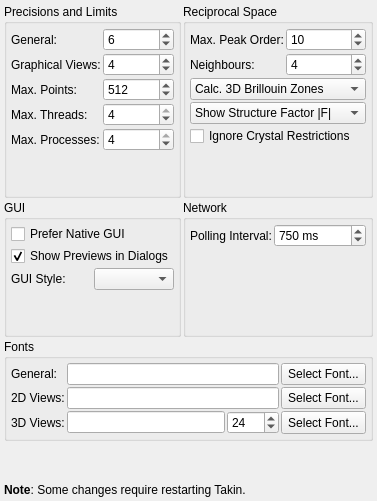
     <widget class="QWidget" name="tab">
      <attribute name="title">
       <string>General</string>
      </attribute>
      <layout class="QGridLayout" name="gridLayout_4">
       <property name="margin">
        <number>4</number>
       </property>
       <property name="spacing">
        <number>2</number>
       </property>
       <item row="0" column="0">
        <widget class="QGroupBox" name="groupBox_6">
         <property name="title">
          <string>Precisions and Limits</string>
         </property>
         <layout class="QGridLayout" name="gridLayout_5">
          <property name="margin">
           <number>4</number>
          </property>
          <property name="spacing">
           <number>2</number>
          </property>
          <item row="1" column="0">
           <widget class="QLabel" name="label_20">
            <property name="sizePolicy">
             <sizepolicy hsizetype="Fixed" vsizetype="Preferred">
              <horstretch>0</horstretch>
              <verstretch>0</verstretch>
             </sizepolicy>
            </property>
            <property name="text">
             <string>Graphical Views:</string>
            </property>
           </widget>
          </item>
          <item row="0" column="1">
           <widget class="QSpinBox" name="spinPrecGen">
            <property name="toolTip">
             <string>General number precision.</string>
            </property>
            <property name="minimum">
             <number>1</number>
            </property>
            <property name="maximum">
             <number>16</number>
            </property>
            <property name="value">
             <number>6</number>
            </property>
           </widget>
          </item>
          <item row="2" column="0">
           <widget class="QLabel" name="label_17">
            <property name="sizePolicy">
             <sizepolicy hsizetype="Fixed" vsizetype="Preferred">
              <horstretch>0</horstretch>
              <verstretch>0</verstretch>
             </sizepolicy>
            </property>
            <property name="text">
             <string>Max. Points:</string>
            </property>
           </widget>
          </item>
          <item row="2" column="1">
           <widget class="QSpinBox" name="spinPtsGfx">
            <property name="toolTip">
             <string>Number of points to draw in graphs.</string>
            </property>
            <property name="maximum">
             <number>99999</number>
            </property>
            <property name="value">
             <number>512</number>
            </property>
           </widget>
          </item>
          <item row="5" column="0" colspan="2">
           <spacer name="verticalSpacer_3">
            <property name="orientation">
             <enum>Qt::Vertical</enum>
            </property>
            <property name="sizeHint" stdset="0">
             <size>
              <width>20</width>
              <height>40</height>
             </size>
            </property>
           </spacer>
          </item>
          <item row="1" column="1">
           <widget class="QSpinBox" name="spinPrecGfx">
            <property name="toolTip">
             <string>Number precision in graphs.</string>
            </property>
            <property name="minimum">
             <number>1</number>
            </property>
            <property name="maximum">
             <number>16</number>
            </property>
            <property name="value">
             <number>4</number>
            </property>
           </widget>
          </item>
          <item row="0" column="0">
           <widget class="QLabel" name="label_19">
            <property name="sizePolicy">
             <sizepolicy hsizetype="Fixed" vsizetype="Preferred">
              <horstretch>0</horstretch>
              <verstretch>0</verstretch>
             </sizepolicy>
            </property>
            <property name="text">
             <string>General:</string>
            </property>
           </widget>
          </item>
          <item row="3" column="0">
           <widget class="QLabel" name="label_threads">
            <property name="sizePolicy">
             <sizepolicy hsizetype="Fixed" vsizetype="Preferred">
              <horstretch>0</horstretch>
              <verstretch>0</verstretch>
             </sizepolicy>
            </property>
            <property name="text">
             <string>Max. Threads:</string>
            </property>
           </widget>
          </item>
          <item row="4" column="0">
           <widget class="QLabel" name="label_procs">
            <property name="sizePolicy">
             <sizepolicy hsizetype="Fixed" vsizetype="Preferred">
              <horstretch>0</horstretch>
              <verstretch>0</verstretch>
             </sizepolicy>
            </property>
            <property name="text">
             <string>Max. Processes:</string>
            </property>
           </widget>
          </item>
          <item row="3" column="1">
           <widget class="QSpinBox" name="spinThreads">
            <property name="toolTip">
             <string>Maximum number of concurrently executed threads.</string>
            </property>
            <property name="minimum">
             <number>1</number>
            </property>
            <property name="maximum">
             <number>4</number>
            </property>
            <property name="value">
             <number>4</number>
            </property>
           </widget>
          </item>
          <item row="4" column="1">
           <widget class="QSpinBox" name="spinProcesses">
            <property name="toolTip">
             <string>Maximum number of concurrently executed child processes.</string>
            </property>
            <property name="minimum">
             <number>1</number>
            </property>
            <property name="maximum">
             <number>4</number>
            </property>
            <property name="value">
             <number>4</number>
            </property>
           </widget>
          </item>
         </layout>
        </widget>
       </item>
       <item row="3" column="0" colspan="2">
        <widget class="QGroupBox" name="groupBox_8">
         <property name="title">
          <string>Fonts</string>
         </property>
         <layout class="QGridLayout" name="gridLayout_8">
          <property name="margin">
           <number>4</number>
          </property>
          <property name="spacing">
           <number>2</number>
          </property>
          <item row="0" column="0">
           <widget class="QLabel" name="label_23">
            <property name="sizePolicy">
             <sizepolicy hsizetype="Fixed" vsizetype="Preferred">
              <horstretch>0</horstretch>
              <verstretch>0</verstretch>
             </sizepolicy>
            </property>
            <property name="text">
             <string>General:</string>
            </property>
           </widget>
          </item>
          <item row="0" column="1" colspan="2">
           <widget class="QLineEdit" name="editGenFont">
            <property name="sizePolicy">
             <sizepolicy hsizetype="Expanding" vsizetype="Fixed">
              <horstretch>1</horstretch>
              <verstretch>0</verstretch>
             </sizepolicy>
            </property>
            <property name="toolTip">
             <string>Font.</string>
            </property>
            <property name="text">
             <string/>
            </property>
            <property name="readOnly">
             <bool>true</bool>
            </property>
           </widget>
          </item>
          <item row="0" column="3">
           <widget class="QToolButton" name="btnGenFont">
            <property name="sizePolicy">
             <sizepolicy hsizetype="Fixed" vsizetype="Preferred">
              <horstretch>0</horstretch>
              <verstretch>0</verstretch>
             </sizepolicy>
            </property>
            <property name="text">
             <string>Select Font...</string>
            </property>
           </widget>
          </item>
          <item row="1" column="0">
           <widget class="QLabel" name="label_22">
            <property name="sizePolicy">
             <sizepolicy hsizetype="Fixed" vsizetype="Preferred">
              <horstretch>0</horstretch>
              <verstretch>0</verstretch>
             </sizepolicy>
            </property>
            <property name="text">
             <string>2D Views:</string>
            </property>
           </widget>
          </item>
          <item row="1" column="1" colspan="2">
           <widget class="QLineEdit" name="editGfxFont">
            <property name="sizePolicy">
             <sizepolicy hsizetype="Expanding" vsizetype="Fixed">
              <horstretch>1</horstretch>
              <verstretch>0</verstretch>
             </sizepolicy>
            </property>
            <property name="toolTip">
             <string>Font.</string>
            </property>
            <property name="text">
             <string/>
            </property>
            <property name="readOnly">
             <bool>true</bool>
            </property>
           </widget>
          </item>
          <item row="1" column="3">
           <widget class="QToolButton" name="btnGfxFont">
            <property name="sizePolicy">
             <sizepolicy hsizetype="Fixed" vsizetype="Preferred">
              <horstretch>0</horstretch>
              <verstretch>0</verstretch>
             </sizepolicy>
            </property>
            <property name="text">
             <string>Select Font...</string>
            </property>
           </widget>
          </item>
          <item row="2" column="0">
           <widget class="QLabel" name="label_18">
            <property name="sizePolicy">
             <sizepolicy hsizetype="Fixed" vsizetype="Preferred">
              <horstretch>0</horstretch>
              <verstretch>0</verstretch>
             </sizepolicy>
            </property>
            <property name="text">
             <string>3D Views:</string>
            </property>
           </widget>
          </item>
          <item row="2" column="1">
           <widget class="QLineEdit" name="editGLFont">
            <property name="sizePolicy">
             <sizepolicy hsizetype="Expanding" vsizetype="Fixed">
              <horstretch>3</horstretch>
              <verstretch>0</verstretch>
             </sizepolicy>
            </property>
            <property name="toolTip">
             <string>Font file.</string>
            </property>
            <property name="text">
             <string/>
            </property>
            <property name="readOnly">
             <bool>false</bool>
            </property>
           </widget>
          </item>
          <item row="2" column="2">
           <widget class="QSpinBox" name="spinGLFont">
            <property name="sizePolicy">
             <sizepolicy hsizetype="Minimum" vsizetype="Fixed">
              <horstretch>1</horstretch>
              <verstretch>0</verstretch>
             </sizepolicy>
            </property>
            <property name="toolTip">
             <string>Font size.</string>
            </property>
            <property name="prefix">
             <string/>
            </property>
            <property name="minimum">
             <number>1</number>
            </property>
            <property name="value">
             <number>24</number>
            </property>
           </widget>
          </item>
          <item row="2" column="3">
           <widget class="QToolButton" name="btnGLFont">
            <property name="sizePolicy">
             <sizepolicy hsizetype="Fixed" vsizetype="Preferred">
              <horstretch>0</horstretch>
              <verstretch>0</verstretch>
             </sizepolicy>
            </property>
            <property name="text">
             <string>Select Font...</string>
            </property>
           </widget>
          </item>
         </layout>
        </widget>
       </item>
       <item row="5" column="0" colspan="2">
        <spacer name="verticalSpacer">
         <property name="orientation">
          <enum>Qt::Vertical</enum>
         </property>
         <property name="sizeHint" stdset="0">
          <size>
           <width>20</width>
           <height>40</height>
          </size>
         </property>
        </spacer>
       </item>
       <item row="6" column="0" colspan="2">
        <widget class="QLabel" name="label_42">
         <property name="text">
          <string>&lt;b&gt;Note&lt;/b&gt;: Some changes require restarting Takin.</string>
         </property>
        </widget>
       </item>
       <item row="0" column="1">
        <widget class="QGroupBox" name="groupBox_4">
         <property name="title">
          <string>Reciprocal Space</string>
         </property>
         <layout class="QGridLayout" name="gridLayout_7">
          <property name="margin">
           <number>4</number>
          </property>
          <property name="spacing">
           <number>2</number>
          </property>
          <item row="0" column="0">
           <widget class="QLabel" name="label_16">
            <property name="sizePolicy">
             <sizepolicy hsizetype="Fixed" vsizetype="Preferred">
              <horstretch>0</horstretch>
              <verstretch>0</verstretch>
             </sizepolicy>
            </property>
            <property name="text">
             <string>Max. Peak Order:</string>
            </property>
           </widget>
          </item>
          <item row="4" column="0" colspan="2">
           <widget class="QCheckBox" name="checkIgnoreXtalRestrictions">
            <property name="toolTip">
             <string>Always allow setting of lattice constants and angles, disregarding the space group. WARNING: Only used for testing!</string>
            </property>
            <property name="text">
             <string>Ignore Crystal Restrictions</string>
            </property>
           </widget>
          </item>
          <item row="3" column="0" colspan="2">
           <widget class="QComboBox" name="comboSFact">
            <property name="sizePolicy">
             <sizepolicy hsizetype="Minimum" vsizetype="Fixed">
              <horstretch>0</horstretch>
              <verstretch>0</verstretch>
             </sizepolicy>
            </property>
            <property name="toolTip">
             <string>Show structure factor or its absolute square.</string>
            </property>
            <property name="currentIndex">
             <number>0</number>
            </property>
            <item>
             <property name="text">
              <string>Show Structure Factor |F|</string>
             </property>
            </item>
            <item>
             <property name="text">
              <string>Show Intensity S=|F|²</string>
             </property>
            </item>
           </widget>
          </item>
          <item row="2" column="0" colspan="2">
           <widget class="QComboBox" name="comboBZ">
            <item>
             <property name="text">
              <string>Calc. 3D Brillouin Zones</string>
             </property>
            </item>
            <item>
             <property name="text">
              <string>Approx. 2D Brillouin Zones</string>
             </property>
            </item>
           </widget>
          </item>
          <item row="1" column="0">
           <widget class="QLabel" name="label_45">
            <property name="sizePolicy">
             <sizepolicy hsizetype="Fixed" vsizetype="Preferred">
              <horstretch>0</horstretch>
              <verstretch>0</verstretch>
             </sizepolicy>
            </property>
            <property name="text">
             <string>Neighbours:</string>
            </property>
           </widget>
          </item>
          <item row="1" column="1">
           <widget class="QSpinBox" name="spinMaxNN">
            <property name="toolTip">
             <string>Maximum amount of next neighbours to include in Brillouin zone calculations.</string>
            </property>
            <property name="minimum">
             <number>1</number>
            </property>
            <property name="value">
             <number>4</number>
            </property>
           </widget>
          </item>
          <item row="0" column="1">
           <widget class="QSpinBox" name="spinBragg">
            <property name="toolTip">
             <string>Maximum order of Bragg peaks to calculate.</string>
            </property>
            <property name="minimum">
             <number>1</number>
            </property>
            <property name="value">
             <number>10</number>
            </property>
           </widget>
          </item>
          <item row="5" column="0" colspan="2">
           <spacer name="verticalSpacer_6">
            <property name="orientation">
             <enum>Qt::Vertical</enum>
            </property>
            <property name="sizeHint" stdset="0">
             <size>
              <width>20</width>
              <height>40</height>
             </size>
            </property>
           </spacer>
          </item>
         </layout>
        </widget>
       </item>
       <item row="2" column="0">
        <widget class="QGroupBox" name="groupBox_5">
         <property name="title">
          <string>GUI</string>
         </property>
         <layout class="QGridLayout" name="gridLayout_3">
          <property name="margin">
           <number>4</number>
          </property>
          <property name="spacing">
           <number>2</number>
          </property>
          <item row="1" column="0" colspan="2">
           <widget class="QCheckBox" name="checkPreview">
            <property name="text">
             <string>Show Previews in Dialogs</string>
            </property>
            <property name="checked">
             <bool>true</bool>
            </property>
           </widget>
          </item>
          <item row="5" column="0" colspan="2">
           <spacer name="verticalSpacer_5">
            <property name="orientation">
             <enum>Qt::Vertical</enum>
            </property>
            <property name="sizeHint" stdset="0">
             <size>
              <width>20</width>
              <height>40</height>
             </size>
            </property>
           </spacer>
          </item>
          <item row="0" column="0" colspan="2">
           <widget class="QCheckBox" name="checkNativeDlg">
            <property name="text">
             <string>Prefer Native GUI</string>
            </property>
           </widget>
          </item>
          <item row="3" column="1">
           <widget class="QComboBox" name="comboGUI"/>
          </item>
          <item row="3" column="0">
           <widget class="QLabel" name="label_47">
            <property name="text">
             <string>GUI Style:</string>
            </property>
           </widget>
          </item>
         </layout>
        </widget>
       </item>
       <item row="2" column="1">
        <widget class="QGroupBox" name="groupBox_7">
         <property name="title">
          <string>Network</string>
         </property>
         <layout class="QGridLayout" name="gridLayout_6">
          <property name="margin">
           <number>4</number>
          </property>
          <property name="spacing">
           <number>2</number>
          </property>
          <item row="0" column="0">
           <widget class="QLabel" name="label_21">
            <property name="sizePolicy">
             <sizepolicy hsizetype="Fixed" vsizetype="Preferred">
              <horstretch>0</horstretch>
              <verstretch>0</verstretch>
             </sizepolicy>
            </property>
            <property name="text">
             <string>Polling Interval:</string>
            </property>
           </widget>
          </item>
          <item row="0" column="1">
           <widget class="QSpinBox" name="spinNetPoll">
            <property name="sizePolicy">
             <sizepolicy hsizetype="Preferred" vsizetype="Fixed">
              <horstretch>0</horstretch>
              <verstretch>0</verstretch>
             </sizepolicy>
            </property>
            <property name="suffix">
             <string> ms</string>
            </property>
            <property name="maximum">
             <number>100000</number>
            </property>
            <property name="singleStep">
             <number>50</number>
            </property>
            <property name="value">
             <number>750</number>
            </property>
           </widget>
          </item>
          <item row="1" column="0" colspan="2">
           <spacer name="verticalSpacer_4">
            <property name="orientation">
             <enum>Qt::Vertical</enum>
            </property>
            <property name="sizeHint" stdset="0">
             <size>
              <width>20</width>
              <height>40</height>
             </size>
            </property>
           </spacer>
          </item>
         </layout>
        </widget>
       </item>
      </layout>
     </widget>
